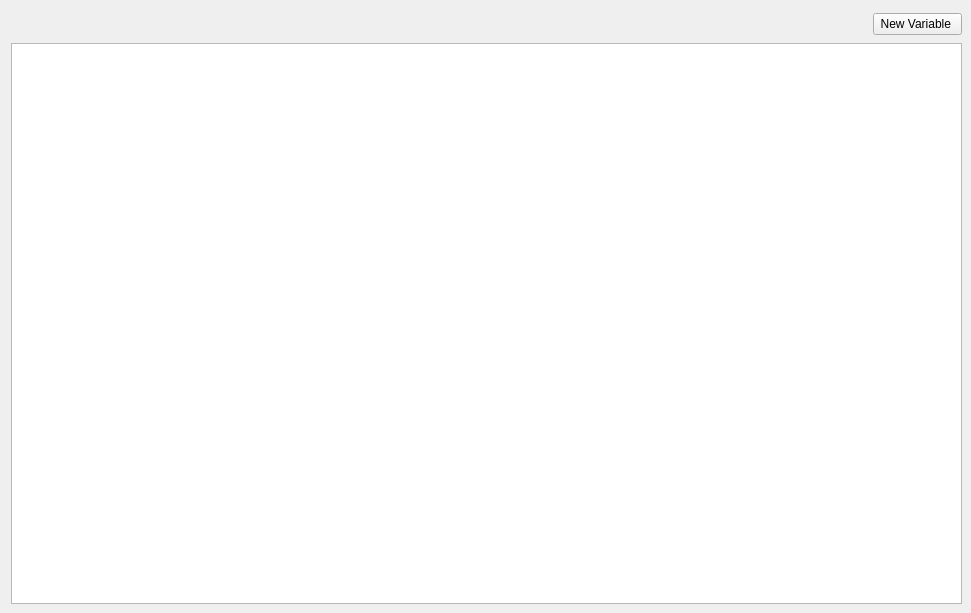
      <widget class="QWidget" name="tab_variables">
       <attribute name="title">
        <string>Variables</string>
       </attribute>
       <widget class="VariablesView" name="tableview_variables">
        <property name="geometry">
         <rect>
          <x>11</x>
          <y>43</y>
          <width>951</width>
          <height>561</height>
         </rect>
        </property>
        <property name="sizeAdjustPolicy">
         <enum>QAbstractScrollArea::AdjustIgnored</enum>
        </property>
        <property name="sortingEnabled">
         <bool>true</bool>
        </property>
        <attribute name="horizontalHeaderStretchLastSection">
         <bool>true</bool>
        </attribute>
        <attribute name="verticalHeaderVisible">
         <bool>false</bool>
        </attribute>
        <attribute name="verticalHeaderStretchLastSection">
         <bool>true</bool>
        </attribute>
       </widget>
       <widget class="QWidget" name="layoutWidget_6">
        <property name="geometry">
         <rect>
          <x>11</x>
          <y>11</y>
          <width>951</width>
          <height>26</height>
         </rect>
        </property>
        <layout class="QHBoxLayout" name="horizontalLayout_8">
         <item>
          <spacer name="horizontalSpacer_8">
           <property name="orientation">
            <enum>Qt::Horizontal</enum>
           </property>
           <property name="sizeHint" stdset="0">
            <size>
             <width>828</width>
             <height>20</height>
            </size>
           </property>
          </spacer>
         </item>
         <item>
          <widget class="QPushButton" name="addVariableButton">
           <property name="sizePolicy">
            <sizepolicy hsizetype="Fixed" vsizetype="Fixed">
             <horstretch>0</horstretch>
             <verstretch>0</verstretch>
            </sizepolicy>
           </property>
           <property name="text">
            <string> New Variable  </string>
           </property>
          </widget>
         </item>
        </layout>
       </widget>
      </widget>
